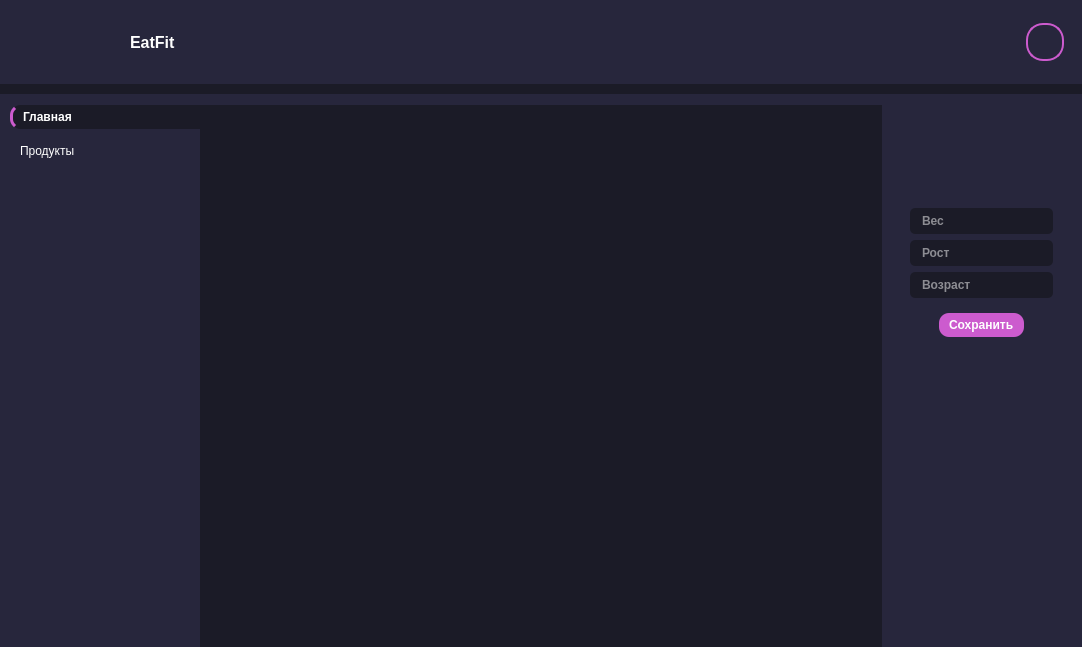
<?xml version="1.0" encoding="UTF-8"?>
<ui version="4.0">
 <class>MainWindow</class>
 <widget class="QMainWindow" name="MainWindow">
  <property name="geometry">
   <rect>
    <x>0</x>
    <y>0</y>
    <width>1082</width>
    <height>647</height>
   </rect>
  </property>
  <property name="windowTitle">
   <string>EatFit</string>
  </property>
  <property name="windowIcon">
   <iconset resource="icons.qrc">
    <normaloff>:/icons/resources/logo.png</normaloff>:/icons/resources/logo.png</iconset>
  </property>
  <property name="styleSheet">
   <string notr="true">*{
	border: none;
	background-color: transparent;
	background: transparent;
	padding: 0;
	margin: 0;
	color: #fff;
}

#centralwidget, #mainBodyContent, QLineEdit{
	background-color: #1b1b27;
}

#header, #mainBody{
	background-color: #27263c;
}

#toggleRightMenuBtn{
	border: 2px solid #cc5bce;
	border-radius: 17px;
	text-align: center;
}

#saveUserDataBtn{
	background-color: #cc5bce;
	border-radius: 10px;
}

QPushButton{
	text-align: left;
	padding: 5px 10px;
	border-top-left-radius: 10px;
	border-bottom-left-radius: 10px;
}

QPushButton:checked {
    background-color: #1b1b27;
    border-left: 3px solid #cc5bce;
    font-weight: bold;
}

QLineEdit{
	padding: 5px 10px;
	border-radius: 5px;
}</string>
  </property>
  <widget class="QWidget" name="centralwidget">
   <layout class="QVBoxLayout" name="verticalLayout">
    <property name="spacing">
     <number>10</number>
    </property>
    <property name="leftMargin">
     <number>0</number>
    </property>
    <property name="topMargin">
     <number>0</number>
    </property>
    <property name="rightMargin">
     <number>0</number>
    </property>
    <property name="bottomMargin">
     <number>0</number>
    </property>
    <item alignment="Qt::AlignTop">
     <widget class="QWidget" name="header" native="true">
      <layout class="QHBoxLayout" name="horizontalLayout">
       <item alignment="Qt::AlignLeft">
        <widget class="QFrame" name="frame_2">
         <property name="frameShape">
          <enum>QFrame::StyledPanel</enum>
         </property>
         <property name="frameShadow">
          <enum>QFrame::Raised</enum>
         </property>
         <layout class="QHBoxLayout" name="horizontalLayout_4">
          <item alignment="Qt::AlignLeft">
           <widget class="QPushButton" name="toggleLeftMenuBtn">
            <property name="cursor">
             <cursorShape>PointingHandCursor</cursorShape>
            </property>
            <property name="text">
             <string/>
            </property>
            <property name="icon">
             <iconset resource="icons.qrc">
              <normaloff>:/icons/resources/menu.png</normaloff>:/icons/resources/menu.png</iconset>
            </property>
            <property name="iconSize">
             <size>
              <width>32</width>
              <height>32</height>
             </size>
            </property>
           </widget>
          </item>
          <item>
           <widget class="QLabel" name="label_5">
            <property name="minimumSize">
             <size>
              <width>48</width>
              <height>48</height>
             </size>
            </property>
            <property name="text">
             <string/>
            </property>
            <property name="pixmap">
             <pixmap resource="icons.qrc">:/icons/resources/logo.png</pixmap>
            </property>
           </widget>
          </item>
          <item>
           <widget class="QLabel" name="label">
            <property name="font">
             <font>
              <pointsize>12</pointsize>
              <weight>75</weight>
              <bold>true</bold>
             </font>
            </property>
            <property name="text">
             <string>EatFit</string>
            </property>
           </widget>
          </item>
         </layout>
        </widget>
       </item>
       <item alignment="Qt::AlignRight">
        <widget class="QFrame" name="frame">
         <property name="frameShape">
          <enum>QFrame::StyledPanel</enum>
         </property>
         <property name="frameShadow">
          <enum>QFrame::Raised</enum>
         </property>
         <layout class="QHBoxLayout" name="horizontalLayout_3">
          <item>
           <widget class="QPushButton" name="calendarBtn">
            <property name="cursor">
             <cursorShape>PointingHandCursor</cursorShape>
            </property>
            <property name="text">
             <string/>
            </property>
            <property name="icon">
             <iconset resource="icons.qrc">
              <normaloff>:/icons/resources/calendar.png</normaloff>:/icons/resources/calendar.png</iconset>
            </property>
            <property name="iconSize">
             <size>
              <width>32</width>
              <height>32</height>
             </size>
            </property>
           </widget>
          </item>
          <item>
           <widget class="QPushButton" name="toggleRightMenuBtn">
            <property name="minimumSize">
             <size>
              <width>38</width>
              <height>38</height>
             </size>
            </property>
            <property name="maximumSize">
             <size>
              <width>38</width>
              <height>38</height>
             </size>
            </property>
            <property name="cursor">
             <cursorShape>PointingHandCursor</cursorShape>
            </property>
            <property name="text">
             <string/>
            </property>
            <property name="icon">
             <iconset resource="icons.qrc">
              <normaloff>:/icons/resources/profile.png</normaloff>:/icons/resources/profile.png</iconset>
            </property>
            <property name="iconSize">
             <size>
              <width>32</width>
              <height>32</height>
             </size>
            </property>
           </widget>
          </item>
         </layout>
        </widget>
       </item>
      </layout>
     </widget>
    </item>
    <item>
     <widget class="QWidget" name="mainBody" native="true">
      <property name="sizePolicy">
       <sizepolicy hsizetype="Preferred" vsizetype="Expanding">
        <horstretch>0</horstretch>
        <verstretch>0</verstretch>
       </sizepolicy>
      </property>
      <layout class="QHBoxLayout" name="horizontalLayout_2">
       <property name="spacing">
        <number>0</number>
       </property>
       <property name="leftMargin">
        <number>0</number>
       </property>
       <property name="topMargin">
        <number>11</number>
       </property>
       <property name="rightMargin">
        <number>0</number>
       </property>
       <property name="bottomMargin">
        <number>0</number>
       </property>
       <item>
        <widget class="QWidget" name="leftMenu" native="true">
         <property name="enabled">
          <bool>true</bool>
         </property>
         <property name="minimumSize">
          <size>
           <width>200</width>
           <height>0</height>
          </size>
         </property>
         <property name="maximumSize">
          <size>
           <width>16777215</width>
           <height>16777215</height>
          </size>
         </property>
         <property name="cursor">
          <cursorShape>ArrowCursor</cursorShape>
         </property>
         <layout class="QVBoxLayout" name="verticalLayout_3">
          <property name="spacing">
           <number>0</number>
          </property>
          <property name="leftMargin">
           <number>0</number>
          </property>
          <property name="topMargin">
           <number>0</number>
          </property>
          <property name="rightMargin">
           <number>0</number>
          </property>
          <property name="bottomMargin">
           <number>0</number>
          </property>
          <item>
           <widget class="QWidget" name="widget" native="true">
            <layout class="QVBoxLayout" name="verticalLayout_4">
             <property name="spacing">
              <number>0</number>
             </property>
             <property name="leftMargin">
              <number>10</number>
             </property>
             <property name="topMargin">
              <number>0</number>
             </property>
             <property name="rightMargin">
              <number>0</number>
             </property>
             <property name="bottomMargin">
              <number>0</number>
             </property>
             <item>
              <widget class="QFrame" name="frame_3">
               <property name="styleSheet">
                <string notr="true"/>
               </property>
               <property name="frameShape">
                <enum>QFrame::StyledPanel</enum>
               </property>
               <property name="frameShadow">
                <enum>QFrame::Raised</enum>
               </property>
               <layout class="QVBoxLayout" name="verticalLayout_5">
                <property name="spacing">
                 <number>10</number>
                </property>
                <property name="leftMargin">
                 <number>0</number>
                </property>
                <property name="topMargin">
                 <number>0</number>
                </property>
                <property name="rightMargin">
                 <number>0</number>
                </property>
                <property name="bottomMargin">
                 <number>0</number>
                </property>
                <item>
                 <widget class="QPushButton" name="homeBtn">
                  <property name="cursor">
                   <cursorShape>PointingHandCursor</cursorShape>
                  </property>
                  <property name="text">
                   <string>Главная</string>
                  </property>
                  <property name="icon">
                   <iconset resource="icons.qrc">
                    <normaloff>:/icons/resources/home.png</normaloff>:/icons/resources/home.png</iconset>
                  </property>
                  <property name="iconSize">
                   <size>
                    <width>32</width>
                    <height>32</height>
                   </size>
                  </property>
                  <property name="checkable">
                   <bool>true</bool>
                  </property>
                  <property name="checked">
                   <bool>true</bool>
                  </property>
                  <property name="autoExclusive">
                   <bool>true</bool>
                  </property>
                 </widget>
                </item>
                <item>
                 <widget class="QPushButton" name="productsBtn">
                  <property name="cursor">
                   <cursorShape>PointingHandCursor</cursorShape>
                  </property>
                  <property name="text">
                   <string>Продукты</string>
                  </property>
                  <property name="icon">
                   <iconset resource="icons.qrc">
                    <normaloff>:/icons/resources/pizza.png</normaloff>:/icons/resources/pizza.png</iconset>
                  </property>
                  <property name="iconSize">
                   <size>
                    <width>32</width>
                    <height>32</height>
                   </size>
                  </property>
                  <property name="checkable">
                   <bool>true</bool>
                  </property>
                  <property name="checked">
                   <bool>false</bool>
                  </property>
                  <property name="autoExclusive">
                   <bool>true</bool>
                  </property>
                 </widget>
                </item>
               </layout>
              </widget>
             </item>
             <item>
              <spacer name="verticalSpacer">
               <property name="orientation">
                <enum>Qt::Vertical</enum>
               </property>
               <property name="sizeHint" stdset="0">
                <size>
                 <width>20</width>
                 <height>40</height>
                </size>
               </property>
              </spacer>
             </item>
             <item>
              <widget class="QFrame" name="frame_4">
               <property name="frameShape">
                <enum>QFrame::StyledPanel</enum>
               </property>
               <property name="frameShadow">
                <enum>QFrame::Raised</enum>
               </property>
               <layout class="QVBoxLayout" name="verticalLayout_6">
                <property name="spacing">
                 <number>10</number>
                </property>
                <property name="leftMargin">
                 <number>0</number>
                </property>
                <property name="topMargin">
                 <number>0</number>
                </property>
                <property name="rightMargin">
                 <number>0</number>
                </property>
                <property name="bottomMargin">
                 <number>20</number>
                </property>
               </layout>
              </widget>
             </item>
            </layout>
           </widget>
          </item>
         </layout>
        </widget>
       </item>
       <item>
        <widget class="QWidget" name="mainBodyContent" native="true">
         <layout class="QVBoxLayout" name="verticalLayout_2">
          <item>
           <widget class="QStackedWidget" name="stackedWidget"/>
          </item>
         </layout>
        </widget>
       </item>
       <item>
        <widget class="QWidget" name="rightMenu" native="true">
         <property name="minimumSize">
          <size>
           <width>200</width>
           <height>0</height>
          </size>
         </property>
         <layout class="QVBoxLayout" name="verticalLayout_7">
          <item alignment="Qt::AlignHCenter|Qt::AlignTop">
           <widget class="QWidget" name="widget_2" native="true">
            <layout class="QVBoxLayout" name="verticalLayout_8">
             <item alignment="Qt::AlignHCenter">
              <widget class="QLabel" name="label_2">
               <property name="minimumSize">
                <size>
                 <width>70</width>
                 <height>70</height>
                </size>
               </property>
               <property name="maximumSize">
                <size>
                 <width>70</width>
                 <height>70</height>
                </size>
               </property>
               <property name="text">
                <string/>
               </property>
               <property name="pixmap">
                <pixmap resource="icons.qrc">:/icons/resources/edit.png</pixmap>
               </property>
               <property name="scaledContents">
                <bool>true</bool>
               </property>
              </widget>
             </item>
             <item>
              <widget class="QFrame" name="frame_5">
               <property name="frameShape">
                <enum>QFrame::StyledPanel</enum>
               </property>
               <property name="frameShadow">
                <enum>QFrame::Raised</enum>
               </property>
               <layout class="QVBoxLayout" name="verticalLayout_9">
                <item>
                 <widget class="QLineEdit" name="weightLineEdit">
                  <property name="font">
                   <font>
                    <weight>75</weight>
                    <bold>true</bold>
                   </font>
                  </property>
                  <property name="placeholderText">
                   <string>Вес</string>
                  </property>
                 </widget>
                </item>
                <item>
                 <widget class="QLineEdit" name="heightLineEdit">
                  <property name="font">
                   <font>
                    <weight>75</weight>
                    <bold>true</bold>
                   </font>
                  </property>
                  <property name="placeholderText">
                   <string>Рост</string>
                  </property>
                 </widget>
                </item>
                <item>
                 <widget class="QLineEdit" name="ageLineEdit">
                  <property name="font">
                   <font>
                    <weight>75</weight>
                    <bold>true</bold>
                   </font>
                  </property>
                  <property name="inputMethodHints">
                   <set>Qt::ImhNone</set>
                  </property>
                  <property name="placeholderText">
                   <string>Возраст</string>
                  </property>
                 </widget>
                </item>
               </layout>
              </widget>
             </item>
             <item alignment="Qt::AlignHCenter">
              <widget class="QPushButton" name="saveUserDataBtn">
               <property name="font">
                <font>
                 <weight>75</weight>
                 <bold>true</bold>
                </font>
               </property>
               <property name="cursor">
                <cursorShape>PointingHandCursor</cursorShape>
               </property>
               <property name="text">
                <string>Сохранить</string>
               </property>
              </widget>
             </item>
            </layout>
           </widget>
          </item>
         </layout>
        </widget>
       </item>
      </layout>
     </widget>
    </item>
   </layout>
  </widget>
 </widget>
 <resources>
  <include location="icons.qrc"/>
 </resources>
 <connections/>
</ui>
